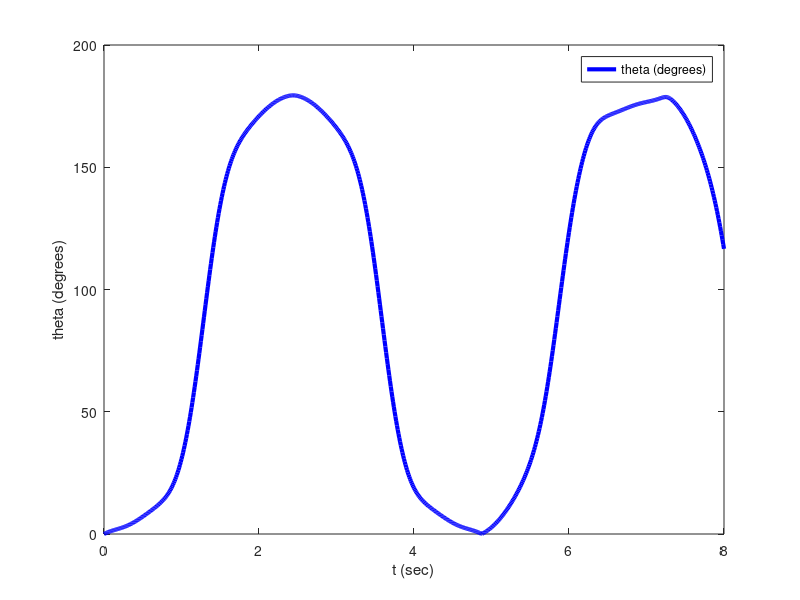

Write MATLAB code to recreate this figure.
function [t,VAR,Output] = MGSpinStability3DRigidBodyWithBodyXYZAngles
%===========================================================================
% File: MGSpinStability3DRigidBodyWithBodyXYZAngles.m created May 10 2019 by MotionGenesis 5.9.
% Portions copyright (c) 2009-2019 Motion Genesis LLC.  Rights reserved.
% MotionGenesis Student Licensee: clayFreeman19. (until February 2022).
% Paid-up MotionGenesis Student licensees are granted the right
% to distribute this code for legal student-academic (non-professional) purposes only,
% provided this copyright notice appears in all copies and distributions.
%===========================================================================
% The software is provided "as is", without warranty of any kind, express or    
% implied, including but not limited to the warranties of merchantability or    
% fitness for a particular purpose. In no event shall the authors, contributors,
% or copyright holders be liable for any claim, damages or other liability,     
% whether in an action of contract, tort, or otherwise, arising from, out of, or
% in connection with the software or the use or other dealings in the software. 
%===========================================================================
eventDetectedByIntegratorTerminate1OrContinue0 = [];
q1Dt=0; q2Dt=0; q3Dt=0; wxDt=0; wyDt=0; wzDt=0; theta=0;


%-------------------------------+--------------------------+-------------------+-----------------
% Quantity                      | Value                    | Units             | Description
%-------------------------------|--------------------------|-------------------|-----------------
Ixx                             =  1;                      % kg*m^2              Constant
Iyy                             =  2;                      % kg*m^2              Constant
Izz                             =  3;                      % kg*m^2              Constant

q1                              =  0;                      % degrees             Initial Value
q2                              =  0;                      % degrees             Initial Value
q3                              =  0;                      % degrees             Initial Value
wx                              =  0.2;                    % rad/sec             Initial Value
wy                              =  7.0;                    % rad/sec             Initial Value
wz                              =  0.2;                    % rad/sec             Initial Value

tInitial                        =  0.0;                    % second              Initial Time
tFinal                          =  8;                      % sec                 Final Time
tStep                           =  0.01;                   % sec                 Integration Step
printIntScreen                  =  1;                      % 0 or +integer       0 is NO screen output
printIntFile                    =  1;                      % 0 or +integer       0 is NO file   output
absError                        =  1.0E-7;                 %                     Absolute Error
relError                        =  1.0E-08;                %                     Relative Error
%-------------------------------+--------------------------+-------------------+-----------------

% Unit conversions
DEGtoRAD = pi / 180.0;
RADtoDEG = 180.0 / pi;
q1 = q1 * DEGtoRAD;
q2 = q2 * DEGtoRAD;
q3 = q3 * DEGtoRAD;

VAR = SetMatrixFromNamedQuantities;
[t,VAR,Output] = IntegrateForwardOrBackward( tInitial, tFinal, tStep, absError, relError, VAR, printIntScreen, printIntFile );
OutputToScreenOrFile( [], 0, 0 );   % Close output files.
PlotOutputFiles;


%===========================================================================
function sys = mdlDerivatives( t, VAR, uSimulink )
%===========================================================================
SetNamedQuantitiesFromMatrix( VAR );
q1Dt = (wx*cos(q3)-wy*sin(q3))/cos(q2);
q2Dt = wx*sin(q3) + wy*cos(q3);
q3Dt = wz - tan(q2)*(wx*cos(q3)-wy*sin(q3));
wxDt = (Iyy-Izz)*wy*wz/Ixx;
wyDt = -(Ixx-Izz)*wx*wz/Iyy;
wzDt = (Ixx-Iyy)*wx*wy/Izz;

sys = transpose( SetMatrixOfDerivativesPriorToIntegrationStep );
end



%===========================================================================
function VAR = SetMatrixFromNamedQuantities
%===========================================================================
VAR = zeros( 1, 6 );
VAR(1) = q1;
VAR(2) = q2;
VAR(3) = q3;
VAR(4) = wx;
VAR(5) = wy;
VAR(6) = wz;
end


%===========================================================================
function SetNamedQuantitiesFromMatrix( VAR )
%===========================================================================
q1 = VAR(1);
q2 = VAR(2);
q3 = VAR(3);
wx = VAR(4);
wy = VAR(5);
wz = VAR(6);
end


%===========================================================================
function VARp = SetMatrixOfDerivativesPriorToIntegrationStep
%===========================================================================
VARp = zeros( 1, 6 );
VARp(1) = q1Dt;
VARp(2) = q2Dt;
VARp(3) = q3Dt;
VARp(4) = wxDt;
VARp(5) = wyDt;
VARp(6) = wzDt;
end



%===========================================================================
function Output = mdlOutputs( t, VAR, uSimulink )
%===========================================================================
theta = acos(cos(q1)*cos(q3)-sin(q1)*sin(q2)*sin(q3));

Output = zeros( 1, 2 );
Output(1) = t;
Output(2) = theta*RADtoDEG;
end


%===========================================================================
function OutputToScreenOrFile( Output, shouldPrintToScreen, shouldPrintToFile )
%===========================================================================
persistent FileIdentifier hasHeaderInformationBeenWritten;

if( isempty(Output) ),
   if( ~isempty(FileIdentifier) ),
      fclose( FileIdentifier(1) );
      clear FileIdentifier;
      fprintf( 1, '\n Output is in the file MGSpinStability3DRigidBodyWithBodyXYZAngles.1\n\n' );
   end
   clear hasHeaderInformationBeenWritten;
   return;
end

if( isempty(hasHeaderInformationBeenWritten) ),
   if( shouldPrintToScreen ),
      fprintf( 1,                '%%       t            theta\n' );
      fprintf( 1,                '%%     (sec)        (degrees)\n\n' );
   end
   if( shouldPrintToFile && isempty(FileIdentifier) ),
      FileIdentifier(1) = fopen('MGSpinStability3DRigidBodyWithBodyXYZAngles.1', 'wt');   if( FileIdentifier(1) == -1 ), error('Error: unable to open file MGSpinStability3DRigidBodyWithBodyXYZAngles.1'); end
      fprintf(FileIdentifier(1), '%% FILE: MGSpinStability3DRigidBodyWithBodyXYZAngles.1\n%%\n' );
      fprintf(FileIdentifier(1), '%%       t            theta\n' );
      fprintf(FileIdentifier(1), '%%     (sec)        (degrees)\n\n' );
   end
   hasHeaderInformationBeenWritten = 1;
end

if( shouldPrintToScreen ), WriteNumericalData( 1,                 Output(1:2) );  end
if( shouldPrintToFile ),   WriteNumericalData( FileIdentifier(1), Output(1:2) );  end
end


%===========================================================================
function WriteNumericalData( fileIdentifier, Output )
%===========================================================================
numberOfOutputQuantities = length( Output );
if( numberOfOutputQuantities > 0 ),
   for( i = 1 : numberOfOutputQuantities ),
      fprintf( fileIdentifier, ' %- 14.6E', Output(i) );
   end
   fprintf( fileIdentifier, '\n' );
end
end



%===========================================================================
function PlotOutputFiles
%===========================================================================
if( printIntFile == 0 ),  return;  end
figure;
data = load( 'MGSpinStability3DRigidBodyWithBodyXYZAngles.1' ); 
plot( data(:,1),data(:,2),'-b', 'LineWidth',3 );
legend( 'theta (degrees)' );
xlabel('t (sec)');   ylabel('theta (degrees)');   % title('Some plot title');
clear data;
end



%===========================================================================
function [functionsToEvaluateForEvent, eventTerminatesIntegration1Otherwise0ToContinue, eventDirection_AscendingIs1_CrossingIs0_DescendingIsNegative1] = EventDetection( t, VAR, uSimulink )
%===========================================================================
% Detects when designated functions are zero or cross zero with positive or negative slope.
% Step 1: Uncomment call to mdlDerivatives and mdlOutputs.
% Step 2: Change functionsToEvaluateForEvent,                      e.g., change  []  to  [t - 5.67]  to stop at t = 5.67.
% Step 3: Change eventTerminatesIntegration1Otherwise0ToContinue,  e.g., change  []  to  [1]  to stop integrating.
% Step 4: Change eventDirection_AscendingIs1_CrossingIs0_DescendingIsNegative1,  e.g., change  []  to  [1].
% Step 5: Possibly modify function EventDetectedByIntegrator (if eventTerminatesIntegration1Otherwise0ToContinue is 0).
%---------------------------------------------------------------------------
% mdlDerivatives( t, VAR, uSimulink );        % UNCOMMENT FOR EVENT HANDLING
% mdlOutputs(     t, VAR, uSimulink );        % UNCOMMENT FOR EVENT HANDLING
functionsToEvaluateForEvent = [];
eventTerminatesIntegration1Otherwise0ToContinue = [];
eventDirection_AscendingIs1_CrossingIs0_DescendingIsNegative1 = [];
eventDetectedByIntegratorTerminate1OrContinue0 = eventTerminatesIntegration1Otherwise0ToContinue;
end


%===========================================================================
function [isIntegrationFinished, VAR] = EventDetectedByIntegrator( t, VAR, nIndexOfEvents )
%===========================================================================
isIntegrationFinished = eventDetectedByIntegratorTerminate1OrContinue0( nIndexOfEvents );
if( ~isIntegrationFinished ),
   SetNamedQuantitiesFromMatrix( VAR );
%  Put code here to modify how integration continues.
   VAR = SetMatrixFromNamedQuantities;
end
end



%===========================================================================
function [t,VAR,Output] = IntegrateForwardOrBackward( tInitial, tFinal, tStep, absError, relError, VAR, printIntScreen, printIntFile )
%===========================================================================
OdeMatlabOptions = odeset( 'RelTol',relError, 'AbsTol',absError, 'MaxStep',tStep, 'Events',@EventDetection );
t = tInitial;                 epsilonT = 0.001*tStep;                   tFinalMinusEpsilonT = tFinal - epsilonT;
printCounterScreen = 0;       integrateForward = tFinal >= tInitial;    tAtEndOfIntegrationStep = t + tStep;
printCounterFile   = 0;       isIntegrationFinished = 0;
mdlDerivatives( t, VAR, 0 );
while 1,
   if( (integrateForward && t >= tFinalMinusEpsilonT) || (~integrateForward && t <= tFinalMinusEpsilonT) ), isIntegrationFinished = 1;  end
   shouldPrintToScreen = printIntScreen && ( isIntegrationFinished || printCounterScreen <= 0.01 );
   shouldPrintToFile   = printIntFile   && ( isIntegrationFinished || printCounterFile   <= 0.01 );
   if( isIntegrationFinished || shouldPrintToScreen || shouldPrintToFile ),
      Output = mdlOutputs( t, VAR, 0 );
      OutputToScreenOrFile( Output, shouldPrintToScreen, shouldPrintToFile );
      if( isIntegrationFinished ), break;  end
      if( shouldPrintToScreen ), printCounterScreen = printIntScreen;  end
      if( shouldPrintToFile ),   printCounterFile   = printIntFile;    end
   end
   [TimeOdeArray, VarOdeArray, timeEventOccurredInIntegrationStep, nStatesArraysAtEvent, nIndexOfEvents] = ode45( @mdlDerivatives, [t tAtEndOfIntegrationStep], VAR, OdeMatlabOptions, 0 );
   if( isempty(timeEventOccurredInIntegrationStep) ),
      lastIndex = length( TimeOdeArray );
      t = TimeOdeArray( lastIndex );
      VAR = VarOdeArray( lastIndex, : );
      printCounterScreen = printCounterScreen - 1;
      printCounterFile   = printCounterFile   - 1;
      if( abs(tAtEndOfIntegrationStep - t) >= abs(epsilonT) ), warning('numerical integration failed'); break;  end
      tAtEndOfIntegrationStep = t + tStep;
      if( (integrateForward && tAtEndOfIntegrationStep > tFinal) || (~integrateForward && tAtEndOfIntegrationStep < tFinal) ) tAtEndOfIntegrationStep = tFinal;  end
   else
      t = timeEventOccurredInIntegrationStep( 1 );    % time  at firstEvent = 1 during this integration step.
      VAR = nStatesArraysAtEvent( 1, : );             % state at firstEvent = 1 during this integration step.
      printCounterScreen = 0;
      printCounterFile   = 0;
      [isIntegrationFinished, VAR] = EventDetectedByIntegrator( t, VAR, nIndexOfEvents(1) );
   end
end
end


%====================================================================
end    % End of function MGSpinStability3DRigidBodyWithBodyXYZAngles
%====================================================================
